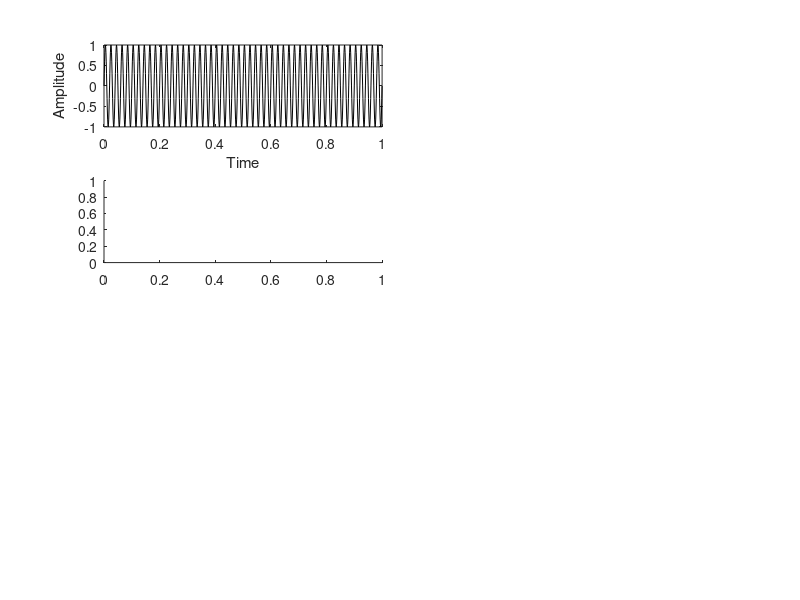

This figure's MATLAB source: (Note: this script raises an error after producing the figure.)
% instantaneous frequency of pure sine at 50Hz and quadratic chirp 10-100Hz

fs = 1000;
x = [0:(1/fs):1];
y1 = sin(2*pi*50*x)';
y2 = chirp(x,10,1,100,'q')';

figure

subplot(4,4,1:2)
plot(x,y1,'k')
xlabel('Time')
ylabel('Amplitude')

subplot(4,4,5:6)
plot(instfreq(y1,fs),'k')
xlabel('Time')
ylabel('Frequency')

subplot(4,4,3:4)
plot(x,y2,'k')
xlabel('Time')
ylabel('Amplitude')

subplot(4,4,7:8)
% labelling
tim = 0:3:30;
lab = {'0','0.1','0.2','0.3','0.4','0.5','0.6','0.8','0.7','0.9','1'};
plot(instfreq(y2,fs),'k')
xlabel('Time')
ylabel('Frequency')
set(gca,'xtick',tim)
set(gca,'xticklabel',lab)